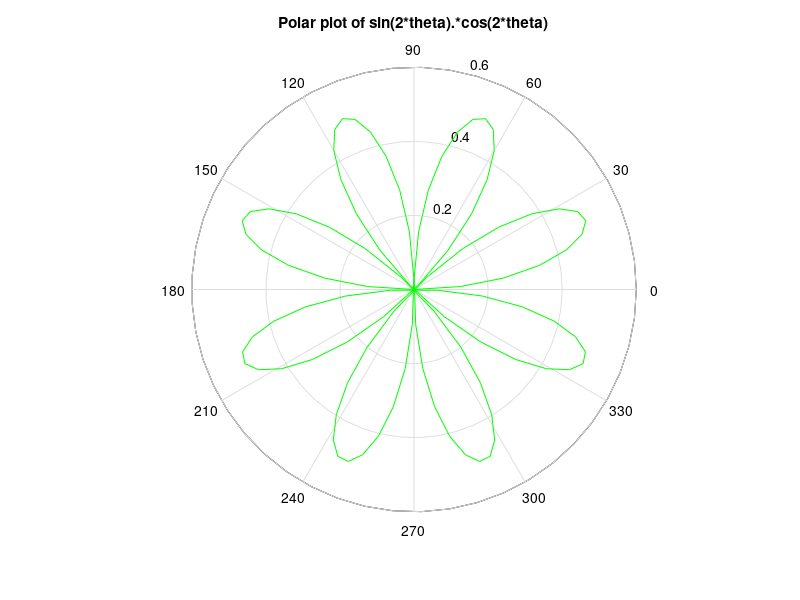

MATLAB code for this plot:
figure
theta = linspace(0,2*pi);
rho = sin(2*theta).*cos(2*theta);
polar(theta,rho,'g')
title('Polar plot of sin(2*theta).*cos(2*theta)')
